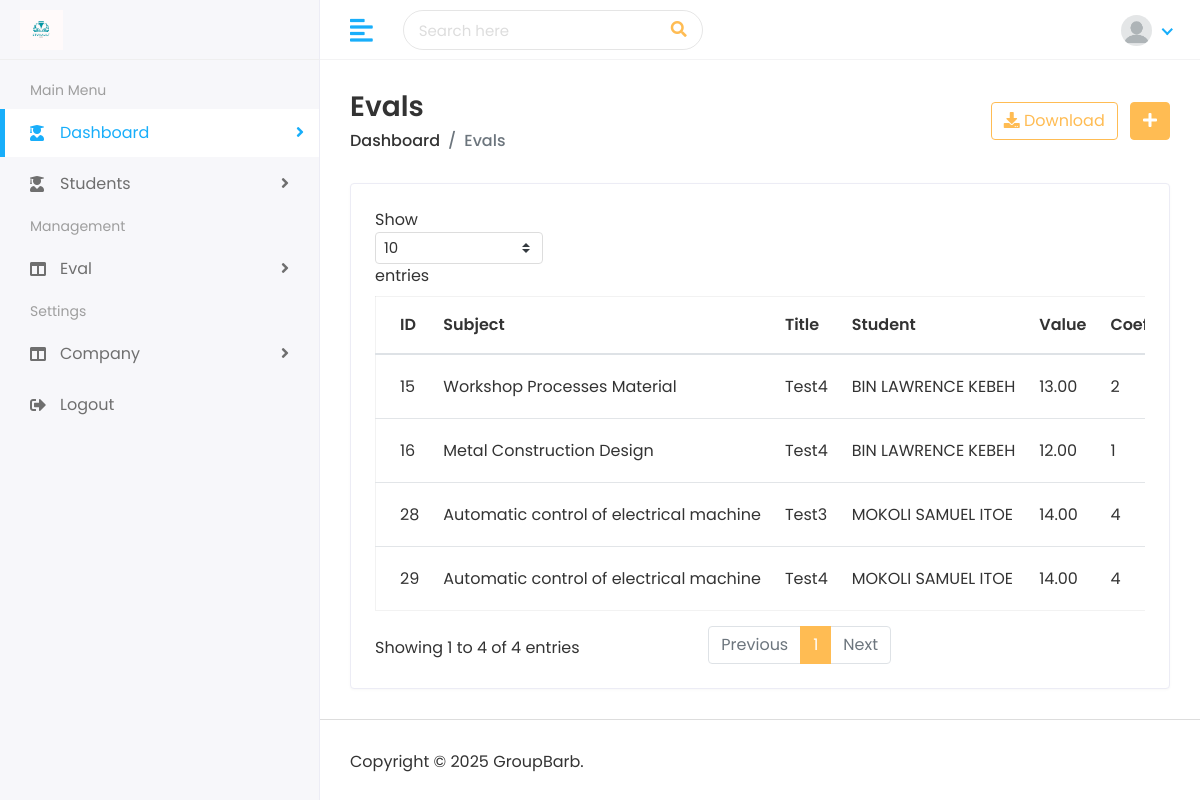
The app's page /evals/evals/ with its own data.
### testeval/models.py (models this page shows, shortened)
class Eval(models.Model):
    title              = models.CharField(max_length=100)
    titre              = models.CharField(max_length=100, null=True, blank=True)
    value                = models.DecimalField(max_digits=10, decimal_places=2) #
    coef                = models.DecimalField(max_digits=10, decimal_places=0) #
    subject_code        = models.CharField(max_length=100, unique=True,null=True, blank=True)
    subject             = models.ForeignKey(Subject, on_delete=models.CASCADE)
    observation         = models.TextField( null=True, blank=True)
    student              = models.ForeignKey(Student, on_delete=models.CASCADE)
    teacher             = models.CharField(max_length=100)
    teacher_class        = models.ForeignKey(Teacher, on_delete=models.CASCADE, null=True, blank=True)
    academic_year             = models.CharField(max_length=100, default="2023/2024")
    added_by            = models.CharField(max_length=100, null=True)
    modified_by         = models.CharField(max_length=100, null=True, blank=True)
    is_actif            = models.BooleanField(default=True)
    created_on          = models.DateTimeField(auto_now_add=True)
    updated_on          = models.DateTimeField(auto_now=True)

### subject/models.py (models this page shows, shortened)
class Subject(models.Model):
    title               = models.TextField( null=True, blank=True)
    fr_title            = models.TextField( null=True, blank=True)
    coef                = models.CharField(max_length=100, null=True, blank=True)
    subject_code        = models.CharField(max_length=100, unique=True,null=True, blank=True)
    classroom           = models.ManyToManyField(ClassRoom)
    specialty           = models.ManyToManyField(Specialty)
    description         = models.TextField( null=True, blank=True)
    category            = models.CharField(max_length=100, null=True, blank=True)
    slug                = models.SlugField(max_length=255, unique=True, blank=True)
    added_by            = models.CharField(max_length=100, null=True)
    modified_by         = models.CharField(max_length=100, null=True, blank=True)
    is_actif            = models.BooleanField(default=True)
    created_on          = models.DateTimeField(auto_now_add=True)
    updated_on          = models.DateTimeField(auto_now=True)

### student/models.py (models this page shows, shortened)
class Student(models.Model):
    name                = models.TextField( null=True, blank=True)
    student_uid         = models.CharField(max_length=100, unique=True,null=True, blank=True)
    gender              = models.CharField(max_length=100, choices=[('Male','Male'), ('Female', 'Female')])
    date_of_birth       = models.DateField()
    student_class       = models.ForeignKey(ClassRoom, on_delete=models.CASCADE)
    specialty       = models.ForeignKey(Specialty, on_delete=models.CASCADE, null=True, blank=True)
    religion            = models.CharField(max_length=100, null=True, blank=True)
    joining_date        = models.DateField()
    mobile_number       = models.CharField(max_length=15, null=True, blank=True)
    admission_number    = models.CharField(max_length=15)
    section             = models.CharField(max_length=100)
    student_image       = models.ImageField(upload_to='student/img/', blank=True)
    parent              = models.ForeignKey(Parent, on_delete=models.CASCADE)
    slug                = models.SlugField(max_length=255, unique=True, blank=True)
    added_by            = models.CharField(max_length=100, null=True)
    modified_by         = models.CharField(max_length=100, null=True, blank=True)
    is_actif            = models.BooleanField(default=True)
    created_on          = models.DateTimeField(auto_now_add=True)
    updated_on          = models.DateTimeField(auto_now=True)

### testeval/views.py (the view)
# urls.py: path('evals/', views.eval_list, name="test_list"),
def eval_list(request):
    eval_list = Eval.objects.select_related('student').all()
    context = {
        'eval_list': eval_list,
    }
    return render(request, "eval/evals.html", context)

### templates/eval/evals.html (shortened to what this page needs)
{% extends 'home/base.html' %}
{% load static %}
{% block body %}
         <div class="page-wrapper">
            <div class="content container-fluid">
               <div class="page-header">
                  <div class="row align-items-center">
                     <div class="col">
                        <h3 class="page-title">Evals</h3>
                        <ul class="breadcrumb">
                           <li class="breadcrumb-item"><a href="">Dashboard</a></li>
                           <li class="breadcrumb-item active">Evals</li>
                        </ul>
                     </div>
                     <div class="col-auto text-right float-right ml-auto">
                        <a href="#" class="btn btn-outline-primary mr-2"><i class="fas fa-download"></i> Download</a>
                        <a href="{% url 'add_test' %}" class="btn btn-primary"><i class="fas fa-plus"></i></a>
                     </div>
                  </div>
               </div>
               <div class="row">
                  <div class="col-sm-12">
                     <div class="card card-table">
                        <div class="card-body">
                           <div class="table-responsive">
                              <table class="table table-hover table-center mb-0 datatable">
                                 <thead>
                                    <tr>
                                       <th>ID</th>
                                       <th>Subject</th>
                                       <th>Title</th>
                                       <th>Student</th>
                                       <th>Value</th>
                                       <th>Coef</th>
                                    </tr>
                                 </thead>
                                 <tbody>
                                    {% for eval in eval_list %}
                                    {% if eval.teacher_class.id == user.teacher_profile.id %}
                                    <tr>
                                       <td>{{ forloop.counter}}</td>
                                       <td>{{ eval.subject.title }}</td>
                                       <td>{{ eval.title}}</td>
                                       <td>{{ eval.student.name }}</td>
                                       <td>{{ eval.value}}</td>
                                       <td>{{ eval.coef}}</td>
                                    </tr>
                                    {% endif %}
                                    {% endfor %}
                                 </tbody>
                              </table>
                           </div>
                        </div>
                     </div>
                  </div>
               </div>
            </div>
            <footer>
               <p>Copyright © 2025 GroupBarb.</p>
            </footer>
         </div>
      </div>
   </body>
</html>
{% endblock %}

### static/assets/css/style.css (style rules this page uses)
html { height: 100%; }
body { background-color: #fff; color: #333; font-family: 'Poppins', sans-serif; font-size: 1rem; height: 100%; line-height: 1.5; overflow-x: hidden; }
h1, h2, h3, h4, h5, h6 { font-family: 'Poppins', sans-serif; margin-top: 0; }
a { color: #009ce7; }
input, button, a { transition: all 0.4s ease; -moz-transition: all 0.4s ease; -o-transition: all 0.4s ease; -ms-transition: all 0.4s ease; -webkit-transition: all 0.4s ease; }
ul, ol { padding: 0px; list-style: none; }
.table { color: #333; max-width: 100%; margin-bottom: 0; width: 100%; }
.table.dataTable { border-collapse: collapse !important; border: 1px solid rgba(0, 0, 0, 0.05); }
.table thead tr th { font-weight: 600; }
.table tbody tr { border-bottom: 1px solid rgba(0, 0, 0, 0.05); }
.table.table-center td, .table.table-center th { vertical-align: middle; }
.card-table .card-body .table > thead > tr > th { border-top: 0; }
.card-table .card-body .table tr td:first-child, .card-table .card-body .table tr th:first-child { padding-left: 1.5rem; }
.card-table .table td, .card-table .table th { border-top: 1px solid #e2e5e8; padding: 1rem 0.75rem; white-space: nowrap; }
.btn-primary { background-color: #FFBC53; border: 1px solid #FFBC53; }
.btn-outline-primary { color: #FFBC53; border-color: #FFBC53; }
.card { border: 1px solid #ececf5; box-shadow: 0 1px 3px 0 rgba(0, 0, 0, 0.03); margin-bottom: 1.875rem; }
.card-body { padding: 1.5rem; }
footer { padding: 1.875rem 1.875rem; border-top: 1px solid #ddd; }
footer p { margin: 0px; }
.page-wrapper { margin-left: 320px; padding-top: 60px; position: relative; transition: all 0.4s ease; }
.page-wrapper > .content { padding: 1.875rem 1.875rem 0; }
.page-header { margin-bottom: 1.875rem; }
.page-header .breadcrumb { background-color: transparent; color: #6c757d; font-size: 1rem; font-weight: 500; margin-bottom: 0; padding: 0; }
.page-header .breadcrumb a { color: #333; }
.page-title { font-size: 28px; font-weight: 600; color: #333; margin-bottom: 5px; }

### records on screen
Eval: subject "Workshop Processes Material", title "Test4", student.name "BIN LAWRENCE KEBEH", value "13.00", coef "2"
Eval: subject "Metal Construction Design", title "Test4", student.name "BIN LAWRENCE KEBEH", value "12.00", coef "1"
Eval: subject "Automatic control of electrical machine", title "Test3", student.name "MOKOLI SAMUEL ITOE", value "14.00", coef "4"
Eval: subject "Automatic control of electrical machine", title "Test4", student.name "MOKOLI SAMUEL ITOE", value "14.00", coef "4"
